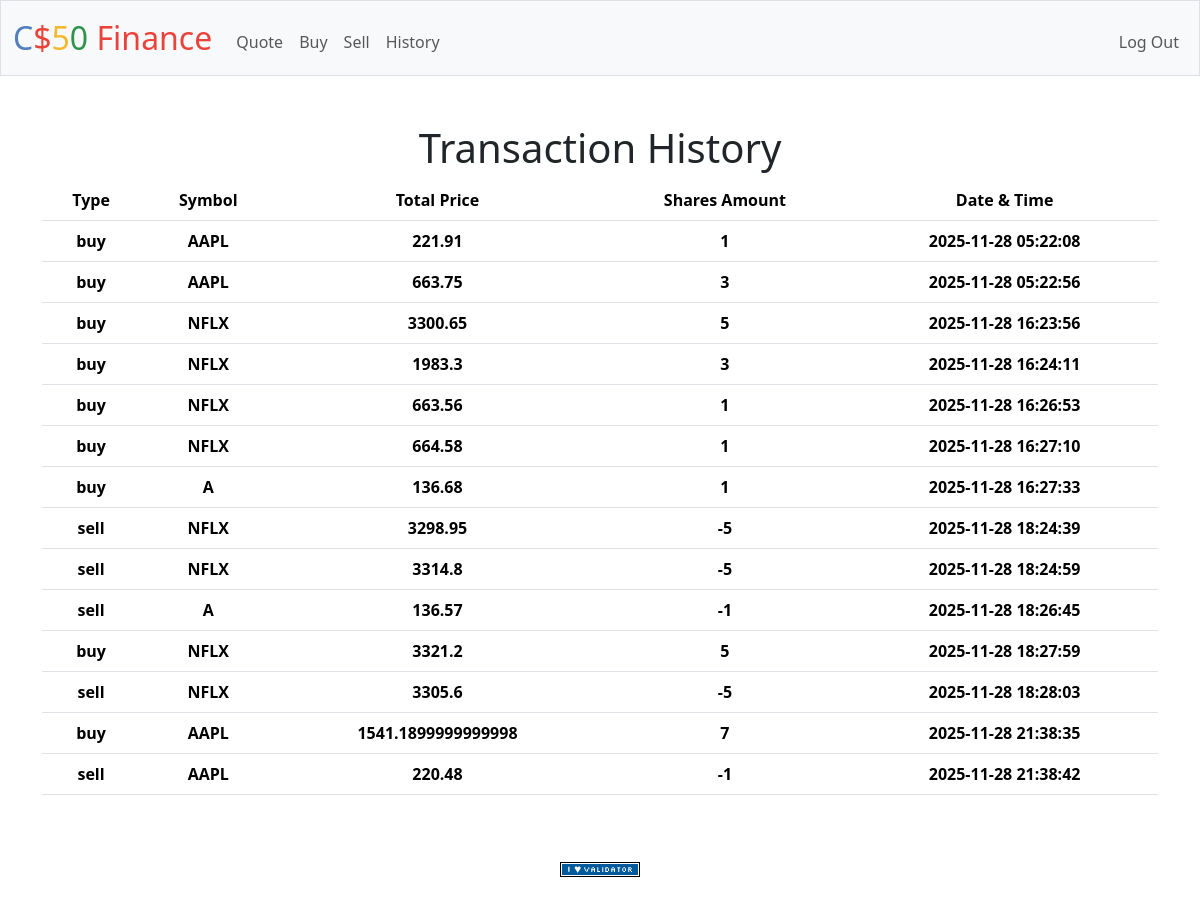
Screenshot of /history (signed in) with the database file from the repository.
### tables this page shows
CREATE TABLE orders (id INTEGER PRIMARY KEY AUTOINCREMENT NOT NULL, user_id TEXT, type TEXT, symbol TEXT, shares INTEGER, total_price REAL,time TEXT);

### app.py (the view)
@app.route("/history")
@login_required
def history():
    user_transactions = db.execute("SELECT * FROM orders WHERE user_id = ?", session["user_id"])
    print(user_transactions)
    return render_template("history.html", user_transactions = user_transactions)

### app.py (called while the page is built)
@app.after_request
def after_request(response):
    response.headers["Cache-Control"] = "no-cache, no-store, must-revalidate"
    response.headers["Expires"] = 0
    response.headers["Pragma"] = "no-cache"
    return response

### helpers.py (called while the page is built)
def login_required(f):
    @wraps(f)
    def decorated_function(*args, **kwargs):
        if session.get("user_id") is None:
            return redirect("/login")
        return f(*args, **kwargs)
    return decorated_function

### templates/history.html (shortened to what this page needs)
{% extends "layout.html" %}
{% block main %}
    <h1>Transaction History</h1>
    <table class="table">
        <tr>
            <th>Type</th>
            <th>Symbol</th>
            <th>Total Price</th>
            <th>Shares Amount</th>
            <th>Date & Time</th>
        </tr>
        {% for line in user_transactions %}
        <tr>
            <th>{{line["type"]}}</th>
            <th>{{line["symbol"]}}</th>
            <th>{{line["total_price"]}}</th>
            <th>{{line["shares"]}}</th>
            <th>{{line["time"]}}</th>
        </tr>
        {% endfor %}
    </table>
{% endblock %}

### templates/layout.html (shortened to what this page needs)
<!DOCTYPE html>
<html lang="en">
    <head>
        <link href="https://cdn.jsdelivr.net/npm/bootstrap@5.3.3/dist/css/bootstrap.min.css" rel="stylesheet">
        <link href="/static/styles.css" rel="stylesheet">
    </head>
    <body>
        <nav class="bg-light border navbar navbar-expand-md navbar-light">
            <div class="container-fluid">
                <a class="navbar-brand" href="/"><span class="blue">C</span><span class="red">$</span><span class="yellow">5</span><span class="green">0</span> <span class="red">Finance</span></a>
                <div class="collapse navbar-collapse" id="navbar">
                    {% if session["user_id"] %}
                        <ul class="navbar-nav me-auto mt-2">
                            <li class="nav-item"><a class="nav-link" href="/quote">Quote</a></li>
                            <li class="nav-item"><a class="nav-link" href="/buy">Buy</a></li>
                            <li class="nav-item"><a class="nav-link" href="/sell">Sell</a></li>
                            <li class="nav-item"><a class="nav-link" href="/history">History</a></li>
                        </ul>
                        <ul class="navbar-nav ms-auto mt-2">
                            <li class="nav-item"><a class="nav-link" href="/logout">Log Out</a></li>
                        </ul>
                    {% else %}
                        <ul class="navbar-nav ms-auto mt-2">
                            <li class="nav-item"><a class="nav-link" href="/register">Register</a></li>
                            <li class="nav-item"><a class="nav-link" href="/login">Log In</a></li>
                        </ul>
                    {% endif %}
                </div>
            </div>
        </nav>
        <main class="container py-5 text-center">
            {% block main %}{% endblock %}
        </main>
        <footer class="mb-5">
            <form action="https://validator.w3.org/check" class="text-center" enctype="multipart/form-data" method="post" target="_blank">
                <input alt="Validate" src="/static/I_heart_validator.png" type="image">
            </form>
        </footer>
    </body>
</html>

### static/styles.css (style rules this page uses)
nav .navbar-brand { font-size: xx-large; }
nav .navbar-brand .blue { color: #537fbe; }
nav .navbar-brand .red { color: #ea433b; }
nav .navbar-brand .yellow { color: #f5b82e; }
nav .navbar-brand .green { color: #2e944b; }

### rows the page displays
orders: type "buy", symbol "AAPL", total_price "221.91", shares "1", time "2025-11-28 05:22:08"
orders: type "buy", symbol "AAPL", total_price "663.75", shares "3", time "2025-11-28 05:22:56"
orders: type "buy", symbol "NFLX", total_price "3300.65", shares "5", time "2025-11-28 16:23:56"
orders: type "buy", symbol "NFLX", total_price "1983.3", shares "3", time "2025-11-28 16:24:11"
orders: type "buy", symbol "NFLX", total_price "663.56", shares "1", time "2025-11-28 16:26:53"
orders: type "buy", symbol "NFLX", total_price "664.58", shares "1", time "2025-11-28 16:27:10"
orders: type "buy", symbol "A", total_price "136.68", shares "1", time "2025-11-28 16:27:33"
orders: type "sell", symbol "NFLX", total_price "3298.95", shares "-5", time "2025-11-28 18:24:39"
orders: type "sell", symbol "NFLX", total_price "3314.8", shares "-5", time "2025-11-28 18:24:59"
orders: type "sell", symbol "A", total_price "136.57", shares "-1", time "2025-11-28 18:26:45"
orders: type "buy", symbol "NFLX", total_price "3321.2", shares "5", time "2025-11-28 18:27:59"
orders: type "sell", symbol "NFLX", total_price "3305.6", shares "-5", time "2025-11-28 18:28:03"
orders: type "buy", symbol "AAPL", total_price "1541.1899999999998", shares "7", time "2025-11-28 21:38:35"
orders: type "sell", symbol "AAPL", total_price "220.48", shares "-1", time "2025-11-28 21:38:42"
